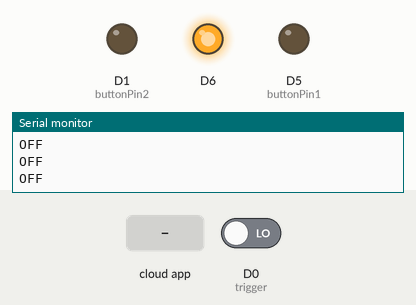
This sketch was run on a simulated ESP8266 (NodeMCU). On the bench: output pins drawn as LEDs (lit = HIGH), the last lines printed to the serial monitor. The test bench sets the inputs (shaded band); at power-on: D0 (trigger) LOW. WiFi joins after 1.5 s; servers stay silent unless stated; the Firebase database answers and starts empty.

Above: at 5.3 s.
5.4 s: the phone or cloud app sets relay to ON
At 10.3 s:
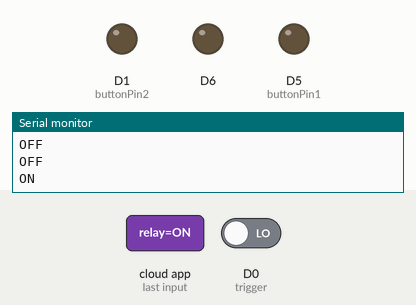
10.6 s: the phone or cloud app sets relay to OFF
At 13.7 s:
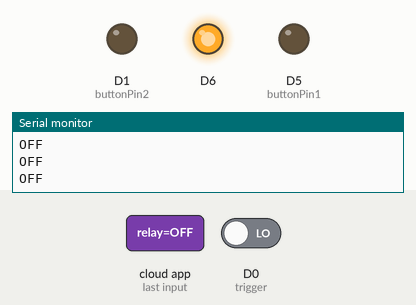
Timing chart, 0 to 15.2 s (numbered marks = the images above; inputs shaded):
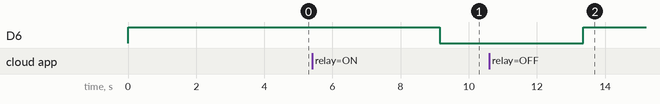

Measured:
- after the input at 5.4 s, D6: HIGH → LOW after 3.8 s
- after the input at 10.6 s, D6: LOW → HIGH after 2.8 s

The sketch:

Wifi_Manager_relay_2_wires.ino
```cpp
#include "FirebaseESP8266.h"
#include <ESP8266WiFi.h>
#define FIREBASE_HOST "homeautomation-edf6b-default-rtdb.firebaseio.com"                     //Your Firebase Project URL goes here without "http:" , "\" and "/"
#define FIREBASE_AUTH "HAgCHKBNevdYrrokmDIMy1d1MPPGUM82Cfm2ck39"       //Your Firebase Database Secret goes here
#define WIFI_SSID "jio 4G"                                               //your WiFi SSID for which yout NodeMCU connects
#define WIFI_PASSWORD "llllllll"
#include <DNSServer.h>
#include <ESP8266WebServer.h>
#include <WiFiManager.h>
#define trigger D0

FirebaseData firebaseData;

FirebaseJson json;
const int buttonPin1 = D5;
int buttonState1 = 0;
const int buttonPin2 = D1;
int buttonState2 = 0;
void setup()
{
  Serial.begin(115200);
  WiFi.begin(WIFI_SSID, WIFI_PASSWORD);
  Firebase.begin(FIREBASE_HOST, FIREBASE_AUTH);
  Firebase.reconnectWiFi(true);
pinMode(trigger,INPUT);
  pinMode(D5, OUTPUT);

  pinMode(D1, OUTPUT);
  //RELAY
  pinMode(D6,OUTPUT);
  digitalWrite(D6,HIGH);
if(digitalRead(trigger) == HIGH){
   WiFiManager wifiManager;
    wifiManager.resetSettings();
    wifiManager.autoConnect("WiFi Manager");
    Serial.println("connected :)");
}
}

void loop()
{

  buttonState1 = digitalRead(buttonPin1);
buttonState2 = digitalRead(buttonPin2);
  if (buttonState1 == HIGH) {
   Firebase.setString(firebaseData,"/a","ON");
  } else {
   Firebase.setString(firebaseData,"/a","OFF");
  }
  if (buttonState2 == HIGH) {
   Firebase.setString(firebaseData,"/b","ON");
  } else {
   Firebase.setString(firebaseData,"/b","OFF");
  }
  Firebase.getString(firebaseData,"/a");
  if(firebaseData.stringData().length()>0)
  {
    Serial.println(firebaseData.stringData());
//    cmd1(firebaseData.stringData());
    Firebase.setString(firebaseData,"/a","");
  }
   Firebase.getString(firebaseData,"/b");
  if(firebaseData.stringData().length()>0)
  {
    Serial.println(firebaseData.stringData());
//    cmd2(firebaseData.stringData());
    Firebase.setString(firebaseData,"/b","");
  }

  //Relay
  Firebase.getString(firebaseData,"/relay");
  if(firebaseData.stringData().length()>0)
  {
    Serial.println(firebaseData.stringData());
    cmd(firebaseData.stringData());
    Firebase.setString(firebaseData,"/relay","");
  }

  firebaseData.clear();
  delay(3000);

}

void cmd(String a)
{
  if(a.equalsIgnoreCase("ON"))
  {
    digitalWrite(D6,LOW);
  }
  else if(a.equalsIgnoreCase("OFF"))
  {
    digitalWrite(D6,HIGH);
  }
}
```
